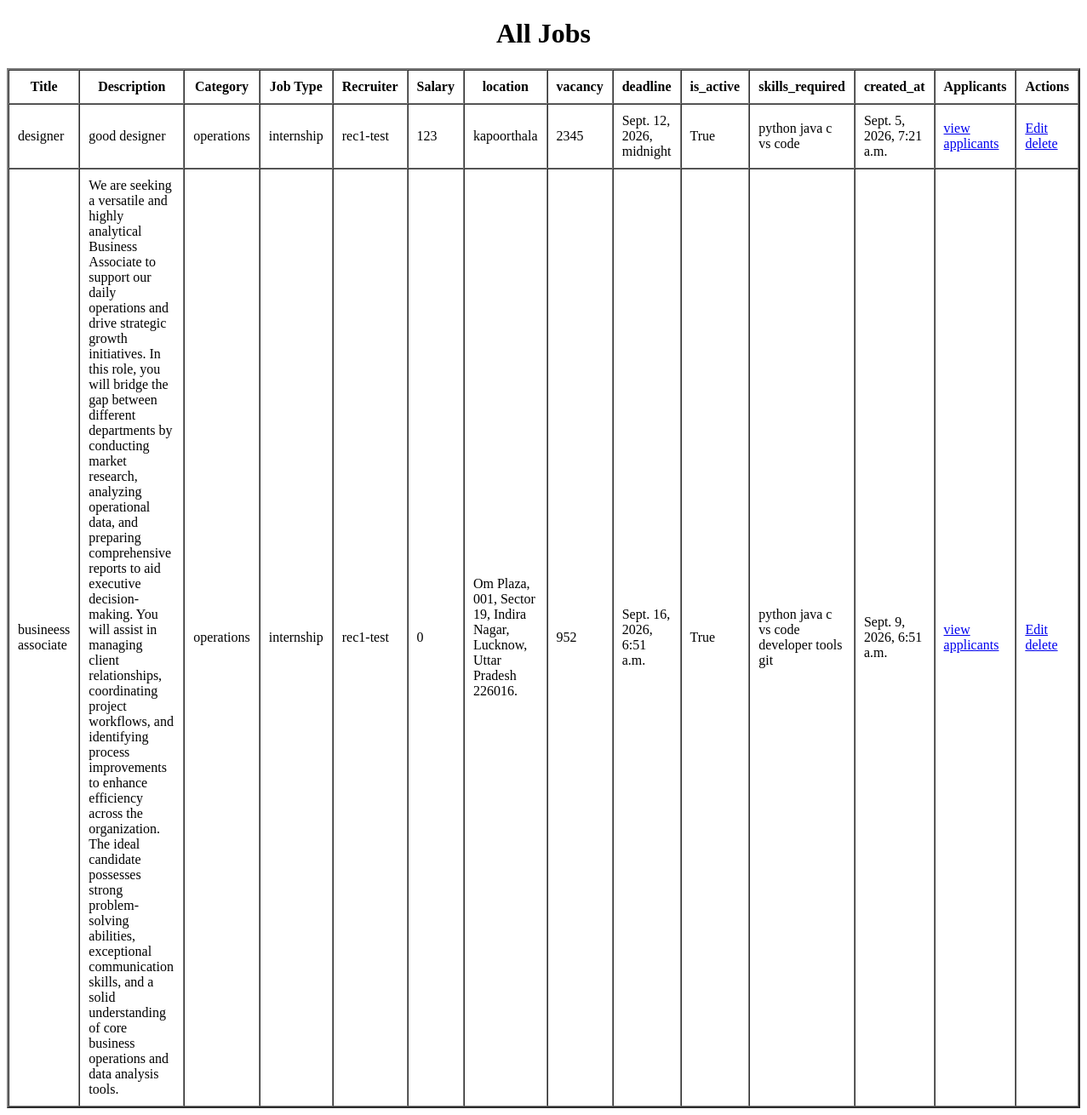
Before: /rec/job/show/ (signed in) with the older database file.
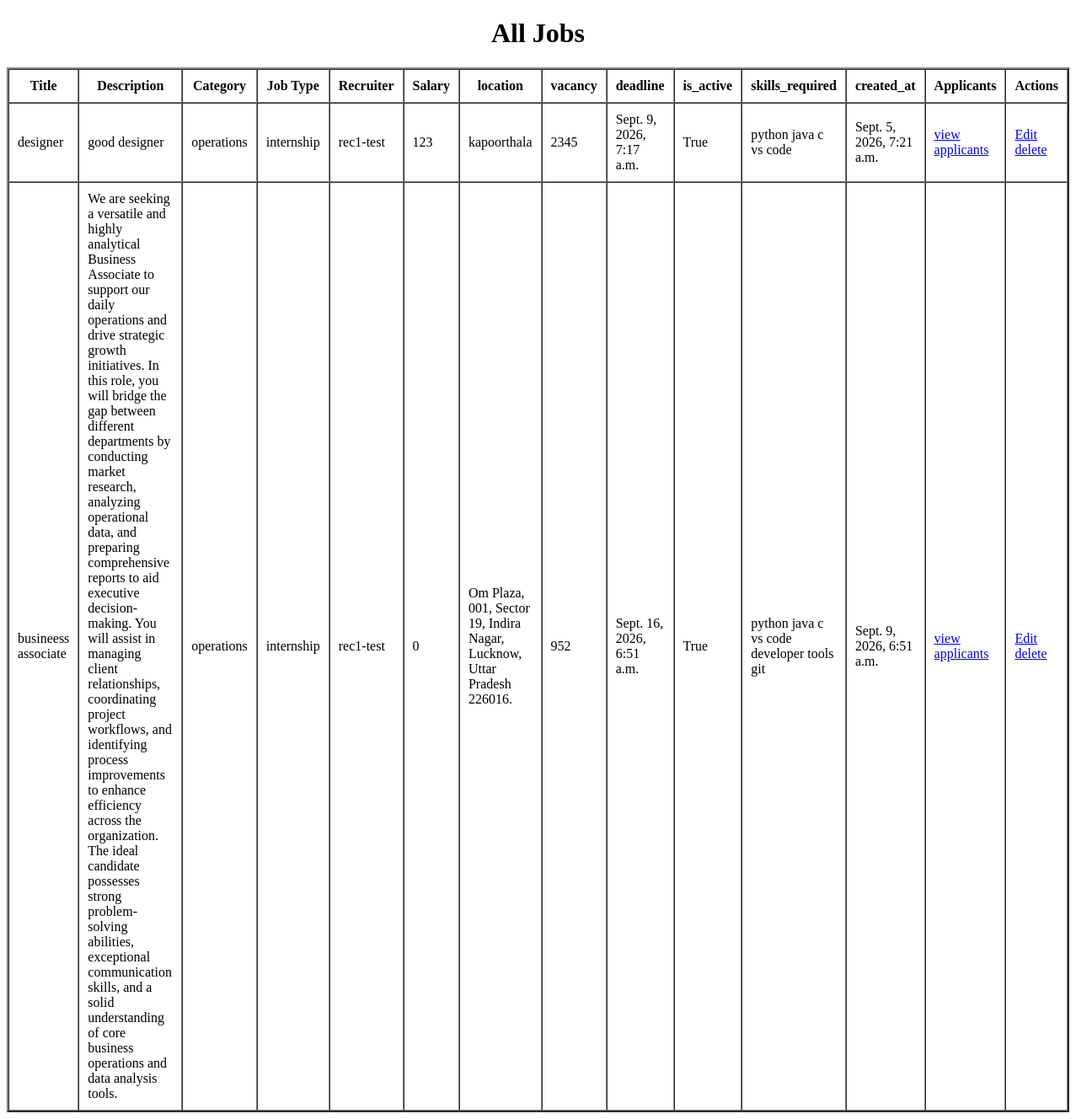
After: the same page with the newer database file.
### recruiter/models.py (models this page shows, shortened)
class Job(models.Model):
    JOB_TYPE_CHOICES = (
        ('full_time' , 'Full Time'),
        ('part_time' , 'Part Time'),
        ('internship' , 'Internship'),
        ('contract' , 'Contract')
    )
    job_type = models.CharField(max_length=100 , choices=JOB_TYPE_CHOICES , default='part_time')
    recruiter = models.ForeignKey(Recruiter , on_delete=models.CASCADE , related_name="jobs")
    category = models.ForeignKey(JobCategory , on_delete=models.CASCADE , related_name="jobs")
    title = models.CharField(max_length=255)
    description = models.TextField()
    salary = models.PositiveIntegerField(default=0)
    location = models.TextField()
    vacancy = models.PositiveIntegerField()
    deadline = models.DateTimeField(null=True , blank=True)
    is_active = models.BooleanField(default=True)
    skills_required = models.ManyToManyField(Skill , related_name="jobs")
    created_at = models.DateTimeField(auto_now_add=True)
    updated_at = models.DateTimeField(auto_now=True)

class JobCategory(models.Model):
    category_name = models.CharField(max_length=255)
    created_at = models.DateTimeField(auto_now_add=True)
    def __str__(self):
        return self.category_name

### accounts/models.py (models this page shows, shortened)
class Recruiter(models.Model):
    user = models.OneToOneField(AppUser, on_delete=models.CASCADE , related_name="recruiter")
    company = models.ForeignKey(Company , on_delete=models.CASCADE , related_name="company" , null=True , blank=True )
    designation = models.CharField(max_length=100)
    craeted_at = models.DateTimeField(auto_now_add=True)
    updated_at = models.DateTimeField(auto_now=True)
    def __str__(self):
        return f"{self.user.first_name}-{self.user.last_name}"

class AppUser(models.Model):
    GENDER_CHOICES = (('male','Male'),('female','Female'),('others','Others'))
    USER_TYPE = (("recruiter" , "Recruiter") , ("jobseeker" , "Jobseeker"))
    first_name = models.CharField(max_length=255)
    last_name = models.CharField(max_length=255)
    gender = models.CharField(max_length =255 ,choices=GENDER_CHOICES , default="others" )
    email = models.EmailField(unique=True)
    contact_no = models.CharField(max_length=50)
    u_type = models.CharField(max_length=30 , choices=USER_TYPE , default="jobseeker")
    password = models.CharField(max_length=50)
    created_at = models.DateTimeField(auto_now_add=True)
    updated_at = models.DateTimeField(auto_now=True)

### recruiter/views.py (the view)
# urls.py: path("job/show/" , views.showjobs , name="show-job"),
def showjobs(request):
    user_id = request.session.get('user_id' , None)
    if user_id is None :
        messages.error(request , "Login first")
        return redirect("login")
    user = AppUser.objects.get(id=user_id)
    if user.u_type != "recruiter":
        messages.error(request , "You are not Authorized to perform this operation")
        return redirect("login")
    recruiter  = Recruiter.objects.get(user = user)
    all_jobs = Job.objects.filter(recruiter = recruiter)
    return render(request , "recruiter/show_job.html" , {'jobs':all_jobs})

### accounts/models.py (called while the page is built)
    def __str__(self):
        return self.skill_name

### recruiter/templates/recruiter/show_job.html (shortened to what this page needs)
<!DOCTYPE html>
<html lang="en">
<head>
</head>
<body>
    {% if jobs %}
    <div>
        <h1>All Jobs</h1>
        <table border="2px" align="center" cellspacing="0" cellpadding="10px">
        <tr>
            <th>Title</th>
            <th>Description</th>
            <th>Category</th>
            <th>Job Type</th>
            <th>Recruiter</th>
            <th>Salary</th>
            <th>location</th>
            <th>vacancy</th>
            <th>deadline</th>
            <th>is_active</th>
            <th>skills_required</th>
            <th>created_at</th>
            <th>Applicants</th>
            <th>Actions</th>
        </tr>
        {% for job in jobs %}
        <tr>
            <td>{{job.title}}</td>
            <td>{{job.description}}</td>
            <td>{{job.category}}</td>
            <td>{{job.job_type}}</td>
            <td>{{job.recruiter}}</td>
            <td>{{job.salary}}</td>
            <td>{{job.location}}</td>
            <td>{{job.vacancy}}</td>
            <td>{{job.deadline}}</td>
            <td>{{job.is_active}}</td>
            <td>
                {% for skill in job.skills_required.all %}
                <span>{{skill}}</span>
                {% endfor %}
            </td>
            <td>{{job.created_at}}</td>
            <td><a href="{% url 'job-applicants' jid=job.id %}">view applicants</a></td>
            <td>
                <a href="{% url 'job-update' jid=job.id %}">Edit</a>
                <a href="{% url 'job-delete' jid=job.id %}">delete</a>
            </td>
        </tr>
        {% endfor %}
    </table>
    </div>
    {% else %}
    <h1>No Job Right Now </h1>
    <h2>Create a New Job</h2>
    <a href="{% url 'create-job'%}">Create Job </a>
    {% endif %}
</body>
</html>

Changed rows visible on the page:
changed Job "designer": deadline "Sept. 12, 2026, midnight" → "Sept. 9, 2026, 7:17 a.m."
